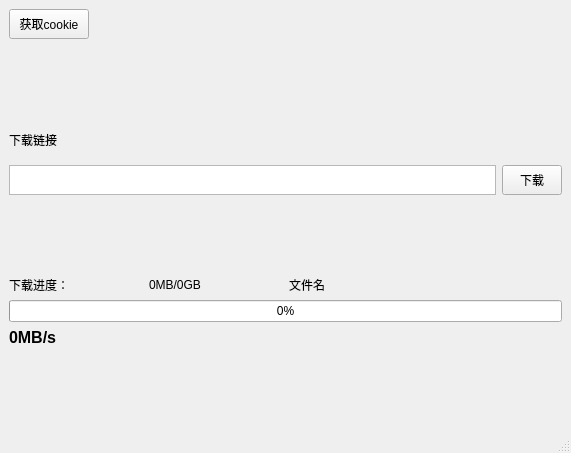
<?xml version="1.0" encoding="UTF-8"?>
<ui version="4.0">
 <class>SBC_Tool</class>
 <widget class="QMainWindow" name="SBC_Tool">
  <property name="geometry">
   <rect>
    <x>0</x>
    <y>0</y>
    <width>571</width>
    <height>453</height>
   </rect>
  </property>
  <property name="windowTitle">
   <string>小黑云工具</string>
  </property>
  <widget class="QWidget" name="centralwidget">
   <layout class="QVBoxLayout" name="verticalLayout_2">
    <item>
     <widget class="QPushButton" name="pushButton">
      <property name="minimumSize">
       <size>
        <width>0</width>
        <height>30</height>
       </size>
      </property>
      <property name="maximumSize">
       <size>
        <width>80</width>
        <height>40</height>
       </size>
      </property>
      <property name="text">
       <string>获取cookie</string>
      </property>
     </widget>
    </item>
    <item>
     <spacer name="verticalSpacer_2">
      <property name="orientation">
       <enum>Qt::Vertical</enum>
      </property>
      <property name="sizeHint" stdset="0">
       <size>
        <width>20</width>
        <height>61</height>
       </size>
      </property>
     </spacer>
    </item>
    <item>
     <layout class="QVBoxLayout" name="verticalLayout">
      <item>
       <widget class="QLabel" name="label">
        <property name="text">
         <string>下载链接</string>
        </property>
       </widget>
      </item>
      <item>
       <layout class="QHBoxLayout" name="horizontalLayout">
        <item>
         <widget class="QTextEdit" name="textEdit">
          <property name="minimumSize">
           <size>
            <width>0</width>
            <height>30</height>
           </size>
          </property>
          <property name="maximumSize">
           <size>
            <width>16777215</width>
            <height>30</height>
           </size>
          </property>
         </widget>
        </item>
        <item>
         <widget class="QPushButton" name="pushButton_2">
          <property name="maximumSize">
           <size>
            <width>60</width>
            <height>30</height>
           </size>
          </property>
          <property name="text">
           <string>下载</string>
          </property>
         </widget>
        </item>
       </layout>
      </item>
     </layout>
    </item>
    <item>
     <spacer name="verticalSpacer">
      <property name="orientation">
       <enum>Qt::Vertical</enum>
      </property>
      <property name="sizeHint" stdset="0">
       <size>
        <width>20</width>
        <height>61</height>
       </size>
      </property>
     </spacer>
    </item>
    <item>
     <layout class="QHBoxLayout" name="horizontalLayout_3">
      <item>
       <layout class="QHBoxLayout" name="horizontalLayout_2">
        <item>
         <widget class="QLabel" name="label_2">
          <property name="text">
           <string>下载进度：</string>
          </property>
         </widget>
        </item>
        <item>
         <widget class="QLabel" name="label_4">
          <property name="text">
           <string>0MB/0GB</string>
          </property>
         </widget>
        </item>
       </layout>
      </item>
      <item>
       <widget class="QLabel" name="label_3">
        <property name="text">
         <string>文件名</string>
        </property>
       </widget>
      </item>
     </layout>
    </item>
    <item>
     <widget class="QProgressBar" name="progressBar">
      <property name="maximum">
       <number>100</number>
      </property>
      <property name="value">
       <number>0</number>
      </property>
     </widget>
    </item>
    <item>
     <widget class="QLabel" name="label_5">
      <property name="maximumSize">
       <size>
        <width>100</width>
        <height>30</height>
       </size>
      </property>
      <property name="font">
       <font>
        <pointsize>12</pointsize>
        <weight>75</weight>
        <bold>true</bold>
       </font>
      </property>
      <property name="text">
       <string>0MB/s</string>
      </property>
     </widget>
    </item>
    <item>
     <spacer name="verticalSpacer_3">
      <property name="orientation">
       <enum>Qt::Vertical</enum>
      </property>
      <property name="sizeHint" stdset="0">
       <size>
        <width>20</width>
        <height>50</height>
       </size>
      </property>
     </spacer>
    </item>
   </layout>
  </widget>
  <widget class="QStatusBar" name="statusbar"/>
  <action name="action_cookie">
   <property name="text">
    <string>点击获取cookie</string>
   </property>
  </action>
 </widget>
 <resources/>
 <connections/>
</ui>
